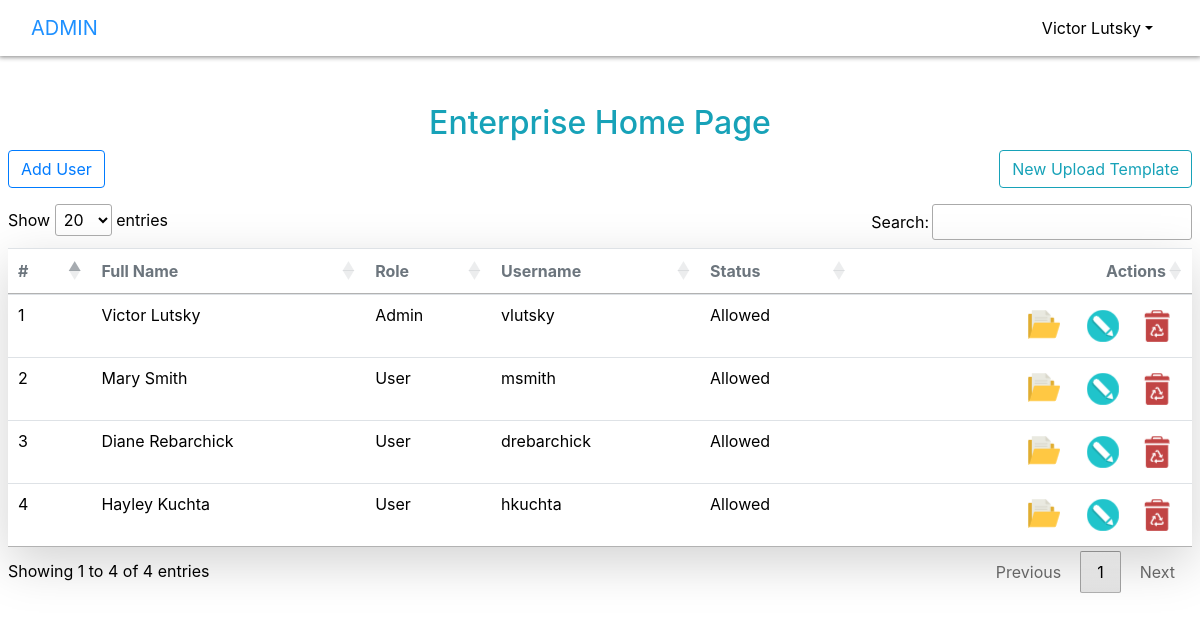
The app's page /Admin.php?page=Admin (signed in) with its own data.
### tables this page shows
CREATE TABLE `users` (
  `id` int(11) NOT NULL,
  `firstname` varchar(100) NOT NULL,
  `lastname` varchar(100) NOT NULL,
  `role` int(11) NOT NULL DEFAULT 0,
  `username` varchar(255) NOT NULL,
  `password` varchar(255) NOT NULL,
  `email` varchar(255) NOT NULL,
  `status` tinyint(1) NOT NULL DEFAULT 0,
  `created_at` timestamp NOT NULL DEFAULT current_timestamp() ON UPDATE current_timestamp()
);

### Admin.php (the view, shortened to what this page needs)
<?php
    require "includes/header.inc.php";
?>
    <main>
    <center><a href="menuDesk.php"><h2 class="text-info">Enterprise Home Page</h2></a></center>
        <div class="main-content mx-2">
            <div class="d-flex justify-content-between mb-3">
                <button class="btn btn-outline-primary" id="new-user">Add User</button>
                <button class="btn btn-outline-info"  data-toggle="modal" data-target="#uploadModal">New Upload Template</button>
            </div>
            <table class="table table-hover shadow-lg" id="myTable">
                <thead>
                    <tr class="fw-bold text-muted">
                        <th>#</th>
                        <th>Full Name</th>
                        <th>Role</th>
                        <th>Username</th>
                        <th>Status</th>
                        <th style="text-align: right;">Actions</th>
                    </tr>
                </thead>
                <tbody>
                    <?php
                        require "includes/dbh.inc.php";
                        $sql = "SELECT * FROM users";
                        $result = $conn->query($sql);
                        $id = 0;
                        if ($result->num_rows > 0) {
                          while($row = $result->fetch_assoc()) {
                            $role = 'User';
                            if($row['role'] == 1) $role = 'Admin';
                            $status = 'Not yet';
                            if($row['status'] == 1) $status = 'Allowed';
                            echo
                            '<tr>
                                <td class="text-white fw-bold text-hover-primary fs-6">'.++$id.'</td>
                                <td class="text-white fw-bold text-hover-primary fs-6">'.$row['firstname'].' '.$row['lastname'].'</td>
                                <td class="text-white fw-bold text-hover-primary fs-6">'.$role.'</td>
                                <td class="text-white fw-bold text-hover-primary fs-6">'.$row['username'].'</td>
                                <td class="text-white fw-bold text-hover-primary fs-6">'.$status.'</td>
                                <td class="text-end" style="text-align: right">
                                    <a class="btn btn-icon" href="./priv.php?page='.$row['username'].'">
                                        <img src="./assets/img/folder-1486.png">
                                    </a>
                                    <a class="btn btn-icon btn-bg-light btn-active-color-primary btn-sm me-1 hover edit-btn" item-id="'.$row['id'].'">
                                        <img src="./assets/img/pencil-5824.png">
                                    </a>
                                    <a class="btn btn-icon btn-bg-light btn-active-color-primary btn-sm del-btn hover" item-id="'.$row['id'].'">
                                        <img src="./assets/img/recycle-bin-10444.png">
                                    </a>
                                </td>
                            </tr>';
                          }
                        } else {
                          echo "0 results";
                        }
                    ?>
                </tbody>
            </table>
        </div>
    </main>
<?php
    require "includes/footer.inc.php";
?>

### includes/header.inc.php (shortened to what this page needs)
<?php
    $auth = $_SESSION["auth"];
?>
<!DOCTYPE html>
<html lang="en">
<head>
  <link href="/e/assets/css/bootstrap.min.css" rel="stylesheet">
  <link rel="stylesheet" type="text/css" href="/e/assets/css/jquery.dataTables.min.css">
    <link rel="stylesheet" href="/e/assets/css/jquery.treetable.css" />
    <link rel="stylesheet" href="/e/assets/css/jquery.treetable.theme.default.css" >
  <link rel="stylesheet" href="/e/assets/css/bootstrap.min.css">
  <link rel="stylesheet" type="text/css" href="/e/assets/css/custom.css">
</head>
<body>
    <header>
        <nav class="navbar navbar-expand-sm navbar-dark">
          <div class="container-fluid">
            <?php if(isset($_GET['page'])) {
                $page = $_GET['page'];
                $title = strtoupper($page);
            } ?>
            <a class="navbar-brand" href="Admin.php?page=Home"><?= $title; ?></a>
            <div>
              <li class="nav-item dropdown" style="list-style: none;">
                <a class="nav-link dropdown-toggle" href="#" role="button" data-toggle="dropdown"><?php echo $auth['firstname'].' '.$auth['lastname']; ?></a>
              </li>
            </div>
          </div>
        </nav>
    </header>
    <br>
    <br>

### includes/footer.inc.php (shortened to what this page needs)
</body>
</html>

### assets/css/custom.css (style rules this page uses)
.navbar { background-color: #fff; box-shadow: 0 0 5px 1px grey; }
.main-content td { color: #000 !important; }
.main-content div, .main-content label, .main-content select { color: black; }
.main-content a { color: dodgeblue; }
a.nav-link { color: black !important; }

### includes/header.inc.php (style rules this page uses)
a.navbar-brand { color: dodgerblue !important; }

### records on screen
users: firstname "Victor", lastname "Lutsky", role "Admin", username "vlutsky", status "Allowed"
users: firstname "Mary", lastname "Smith", role "User", username "msmith", status "Allowed"
users: firstname "Diane", lastname "Rebarchick", role "User", username "drebarchick", status "Allowed"
users: firstname "Hayley", lastname "Kuchta", role "User", username "hkuchta", status "Allowed"

### other values on screen
$title "ADMIN"
$auth['firstname'] "Victor"
$auth['lastname'] "Lutsky"
